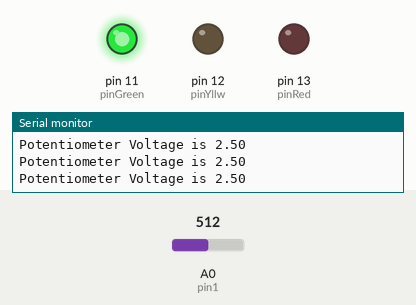
Recording of a sketch running on a simulated Arduino Uno, built with avr-gcc and run on an emulated ATmega328P. Shown: output pins drawn as LEDs (lit = HIGH), the last lines printed to the serial monitor. The inputs (shaded band) are chosen by the test bench; at power-on: A0 (pin1) = 512.

Above: at 1.2 s.
1.3 s: A0 (pin1) set to 599
2.8 s: A0 (pin1) set to 624
At 3.4 s:
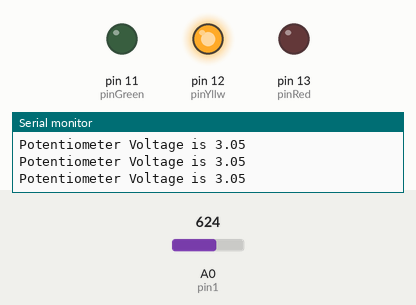
4.3 s: A0 (pin1) set to 810
5.8 s: A0 (pin1) set to 831
At 6.5 s:
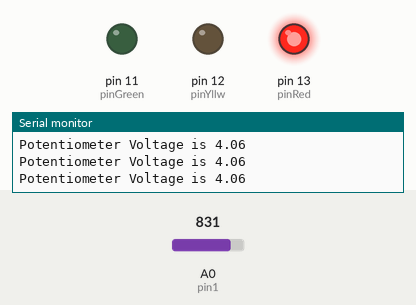
7.3 s: A0 (pin1) set to 716
At 8.0 s:
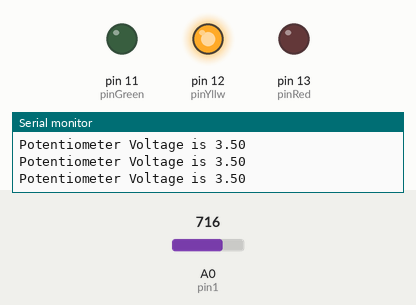
8.8 s: A0 (pin1) set to 900
At 9.6 s:
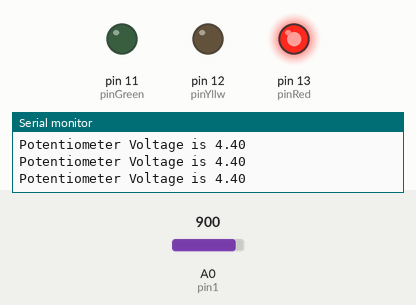
Timing chart, 0 to 11.3 s (numbered marks = the images above; inputs shaded):
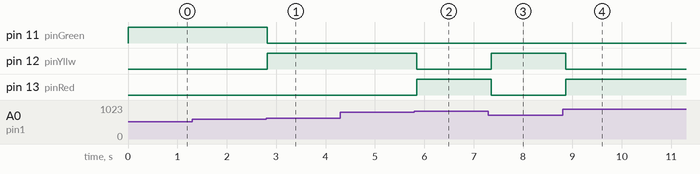

Measured:
- the behaviour switches between 613 and 614 on A0 (pin1) (found by bisection; images 0 and 1)
- the behaviour switches between 818 and 819 on A0 (pin1) (found by bisection; images 1 and 2)
- after the input at 2.8 s, pin 11 (pinGreen): HIGH → LOW at once; pin 12 (pinYllw): LOW → HIGH at once
- after the input at 5.8 s, pin 12 (pinYllw): HIGH → LOW at once; pin 13 (pinRed): LOW → HIGH at once
- after the input at 7.3 s, pin 12 (pinYllw): LOW → HIGH after 0.06 s; pin 13 (pinRed): HIGH → LOW after 0.06 s
- after the input at 8.8 s, pin 12 (pinYllw): HIGH → LOW after 0.07 s; pin 13 (pinRed): LOW → HIGH after 0.07 s

The sketch:

sketch_3level_voltage_warning.ino
```cpp
int delaytime=100;
int pin1=A0;
int readVal;
float V2;
String mess1="Potentiometer Voltage is ";
int pinRed=13;
int pinYllw=12;
int pinGreen=11;

void setup() {
  // put your setup code here, to run once:
Serial.begin(115200);
pinMode(pinRed, OUTPUT);
pinMode(pinYllw, OUTPUT);
pinMode(pinGreen, OUTPUT);
pinMode(pin1, INPUT);
}

void loop() {
  // put your main code here, to run repeatedly:
readVal=analogRead(pin1);
V2=(5./1023.)*readVal;

Serial.print(mess1);
Serial.println(V2);
if (V2<3.) {
  digitalWrite(pinGreen, HIGH);
  digitalWrite(pinRed, LOW);
  digitalWrite(pinYllw, LOW);
}
if (V2>3.  &&  V2<4.){
  digitalWrite(pinGreen, LOW);
  digitalWrite(pinRed, LOW);
  digitalWrite(pinYllw, HIGH);
}
if (V2>=4.){
  digitalWrite(pinGreen, LOW);
  digitalWrite(pinRed, HIGH);
  digitalWrite(pinYllw, LOW);
}
delay(delaytime);
}
```
